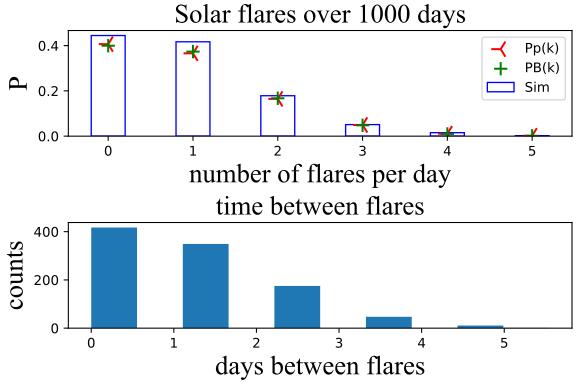

Recreate this plot in Python.






import random
import matplotlib.pyplot as plt
from math import factorial
from math import exp

days = 1000
flarecount = 900
hoursinday = 24
successes = [*range(0,900)]

flaresim = flarecount*[1] + (days*hoursinday)*[0]

pflareinday = flarecount/(days*hoursinday)

flares = []

for i in range(0,days):
    flares = flares + [sum(random.choices(flaresim,k = (hoursinday)))]


print(sum(flares))


def number(n):
    return flares.count(n)/sum(flares)

result = map(number,successes)

flaresdist = list(filter(lambda num: num>0 , result))

def Pp(k):
    return((pflareinday*hoursinday)**k)*(exp(-pflareinday*hoursinday))/factorial(k)

result = map(Pp,successes[0:len(flaresdist)])
theoPp = list(result)


def PB(k):
    return((factorial(hoursinday)*(pflareinday**k)*((1-pflareinday)**(hoursinday-k))/(factorial(k)*factorial(hoursinday-k))))

result = map(PB,successes[0:len(flaresdist)])
theoPB = list(result)


lambdat = 1/(sum(flares)/len(flares))



def newdist(k):
    return(lambdat*k)

timedist = list(map(newdist,flaresim))

times = []

for i in range(0,days):
    times = times + [sum(random.choices(timedist,k = (hoursinday)))]






figure, axis = plt.subplots(2, 1,constrained_layout=True)

axis[0].bar(successes[0:len(flaresdist)],flaresdist, color = 'w', edgecolor = 'b' , width = 0.4, label='Sim')
axis[0].scatter(successes[0:len(flaresdist)],theoPp, s=200, c='r', marker="3", label='Pp(k)')
axis[0].scatter(successes[0:len(flaresdist)],theoPB, s=100, c='g', marker="+", label='PB(k)')

axis[0].legend(loc='upper right')



font = {'fontname' : 'Times New Roman' , 'size' : 20}
axis[0].set_title('Solar flares over 1000 days',**font)
axis[0].set_xlabel('number of flares per day',**font)
axis[0].set_ylabel('P',**font)

axis[1].hist(times)


font = {'fontname' : 'Times New Roman' , 'size' : 20}
axis[1].set_title('time between flares',**font)
axis[1].set_xlabel('days between flares',**font)
axis[1].set_ylabel('counts',**font)


plt.show()
figure.savefig('HW4_3.pdf',format = 'svg', dpi = 1000)



